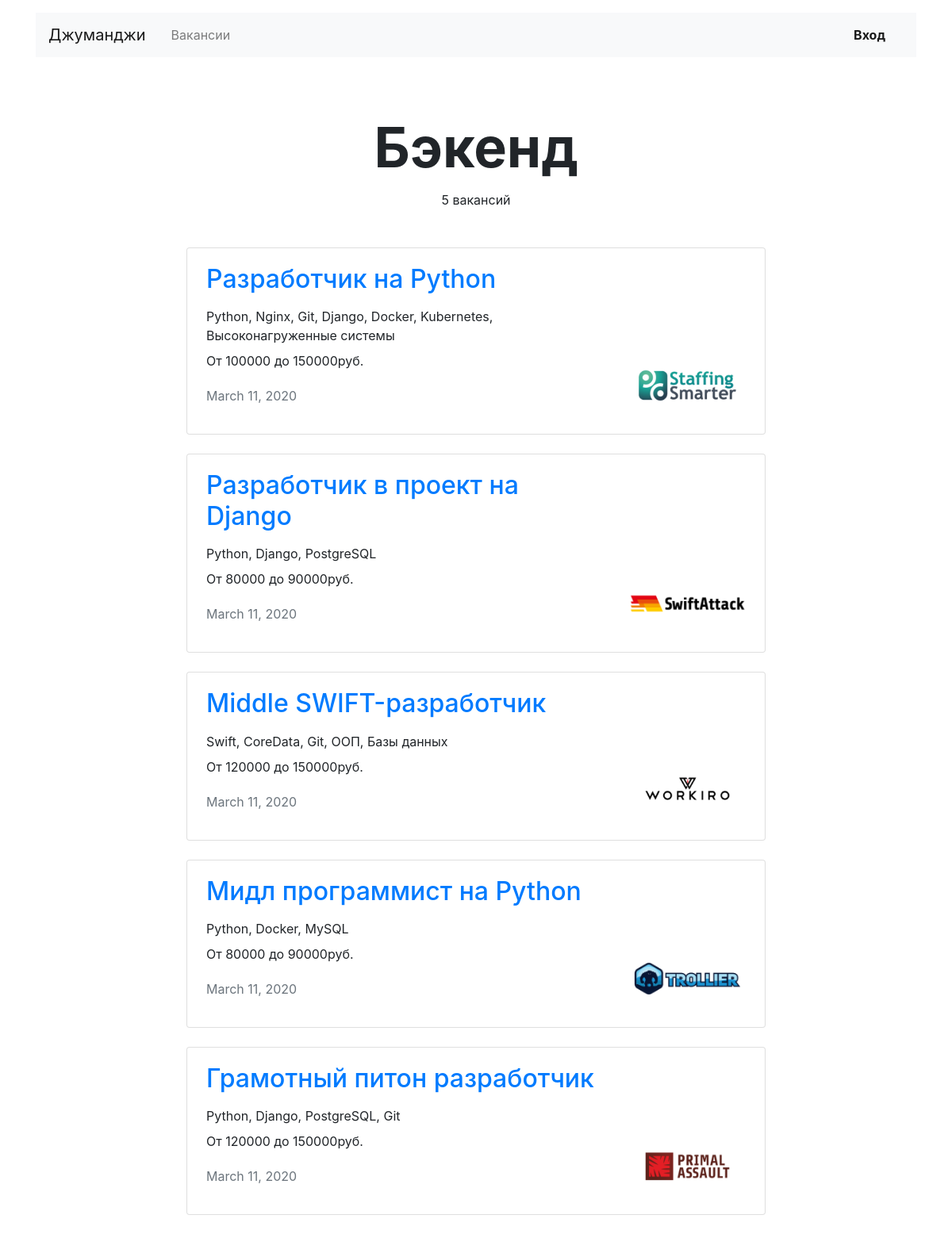
Page /vacancies/cat/backend on the committed database.
### vacancies/models.py (models this page shows, shortened)
class Specialty(models.Model):
    code = models.CharField(max_length=32)
    title = models.CharField(max_length=128)
    picture = models.URLField(default="https://place-hold.it/100x60")

class Vacancy(models.Model):
    title = models.CharField(max_length=256)
    specialty = models.ForeignKey(Specialty, on_delete=models.CASCADE, related_name="vacancies")
    company = models.ForeignKey(Company, on_delete=models.CASCADE, related_name="vacancies")
    skills = models.CharField(max_length=512)
    description = models.TextField()
    salary_min = models.IntegerField()
    salary_max = models.IntegerField()
    published_at = models.DateField()

class Company(models.Model):
    name = models.CharField(max_length=256)
    location = models.CharField(max_length=128)
    logo = models.URLField(default="https://place-hold.it/100x60")
    description = models.TextField()
    employee_count = models.IntegerField()

### vacancies/views.py (the view)
# urls.py: re_path(r"^vacancies/(?:cat/(?P<slug>\w+))?$", VacanciesView.as_view(), name="vacancies"),
class VacanciesView(ListView):
    model = Vacancy
    def get_context_data(self, **kwargs):
        context = super().get_context_data(**kwargs)
        specialty = self.kwargs.get("slug", None)
        if specialty:
            context["title"] = Specialty.objects.get(code=specialty).title
        else:
            context["title"] = "Все вакансии"
        return context
    def get_queryset(self):
        queryset = Vacancy.objects.select_related("company")
        specialty = self.kwargs.get("slug", None)
        if specialty:
            return queryset.filter(specialty__code=specialty)
        else:
            return queryset

### vacancies/templatetags/helpers.py (called while the page is built)
@register.filter
def ru_pluralize(value_to_pluralize, arg="дурак,дурака,дураков"):  # noqa: CCR001
    args = arg.split(",")
    number = abs(int(value_to_pluralize))
    tens = number % 10
    hundrends = number % 100
    if (tens == 1) and (hundrends != 11):
        return f"{number} {args[0]}"
    elif (tens >= 2) and (tens <= 4) and ((hundrends < 10) or (hundrends >= 20)):
        return f"{number} {args[1]}"
    else:
        return f"{number} {args[2]}"

### templates/vacancies/vacancy_list.html
{% extends 'base.html' %}
{% load helpers %}
{% block main %}
<section>
    <h1 class="h1 text-center mx-auto mt-4 pt-5" style="font-size: 70px;"><strong>{{ title }}</strong></h1>
    <p class="text-center pt-1">{{ object_list.count|ru_pluralize:'вакансия,вакансии,вакансий' }}</p>
    <div class="row mt-5">
        <div class="col-12 col-lg-8 offset-lg-2 m-auto">
            {% for vacancy in object_list %}
            {% include "helpers/vacancy_card.html" with vacancy=vacancy %}
            {% endfor %}
        </div>
    </div>
</section>
{% endblock %}

### templates/helpers/vacancy_card.html
{% load static %}
<div class="card mb-4">
    <div class="card-body px-4">
        <div class="row">
            <div class="col-12 col-md-8 col-lg-9">
                <h2 class="h2 pb-2">
                    <a href="{% url 'vacancy' vacancy.id %}">
                        {{ vacancy.title }}
                    </a>
                </h2>
                <p class="mb-2">{{ vacancy.skills }}</p>
                <p>От {{ vacancy.salary_min }} до {{ vacancy.salary_max }}руб.</p>
                <p class="text-muted pt-1">{{ vacancy.published_at }}</p>
            </div>
            <div class="col-12 col-md-4 col-lg-3 d-flex align-items-end">
                <img src="{% static vacancy.company.logo %}" class="mx-auto d-block mw-100" alt="">
            </div>
        </div>
    </div>
</div>

### rows in the picture
Specialty: title "Бэкенд"
Vacancy: title "Разработчик на Python", skills "Python, Nginx, Git, Django, Docker, Kubernetes, Высоконагруженные системы", salary_min "100000", salary_max "150000", published_at "March 11, 2020", company.logo (picture)
Vacancy: title "Разработчик в проект на Django", skills "Python, Django, PostgreSQL", salary_min "80000", salary_max "90000", published_at "March 11, 2020", company.logo (picture)
Vacancy: title "Middle SWIFT-разработчик", skills "Swift, CoreData, Git, ООП, Базы данных", salary_min "120000", salary_max "150000", published_at "March 11, 2020", company.logo (picture)
Vacancy: title "Мидл программист на Python", skills "Python, Docker, MySQL", salary_min "80000", salary_max "90000", published_at "March 11, 2020", company.logo (picture)
Vacancy: title "Грамотный питон разработчик", skills "Python, Django, PostgreSQL, Git", salary_min "120000", salary_max "150000", published_at "March 11, 2020", company.logo (picture)

### other values in the picture
{{ object_list.count|ru_pluralize:'вакансия,вакансии,вакансий' }} "5 вакансий"
